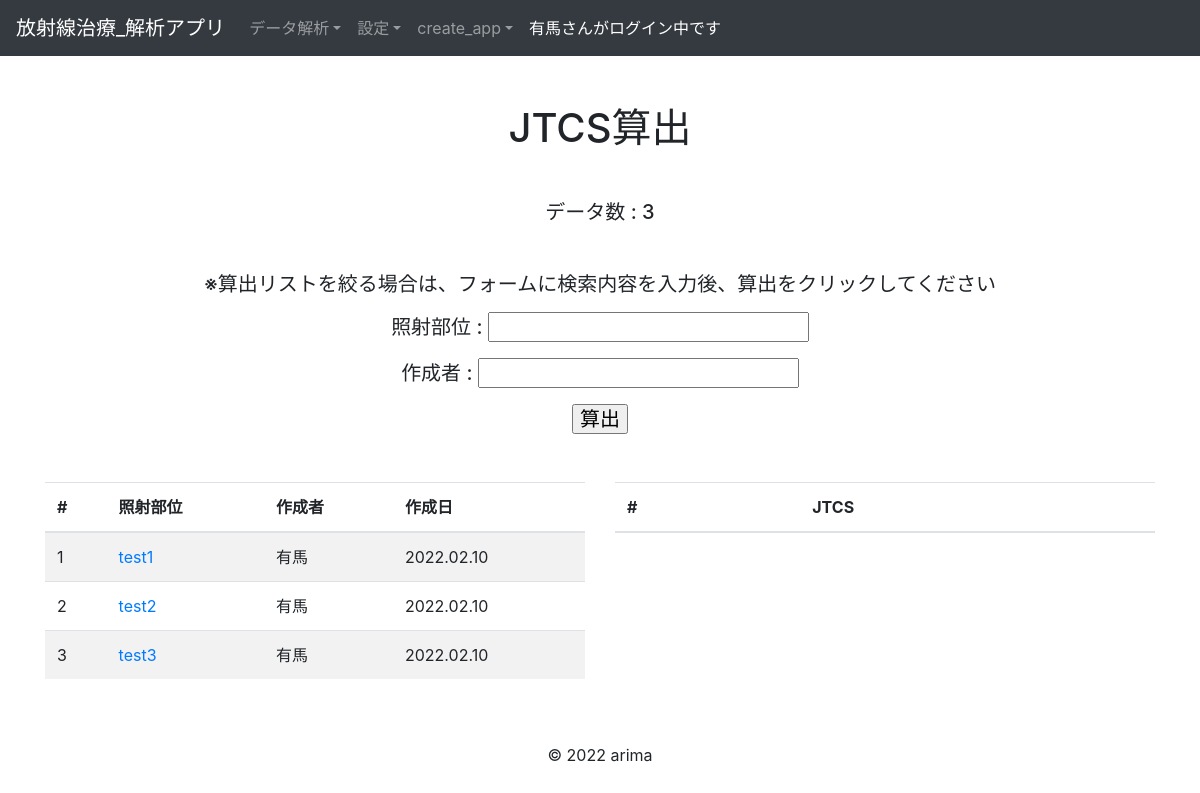
Before: /analytics/jtcs (signed in) with the older database file.
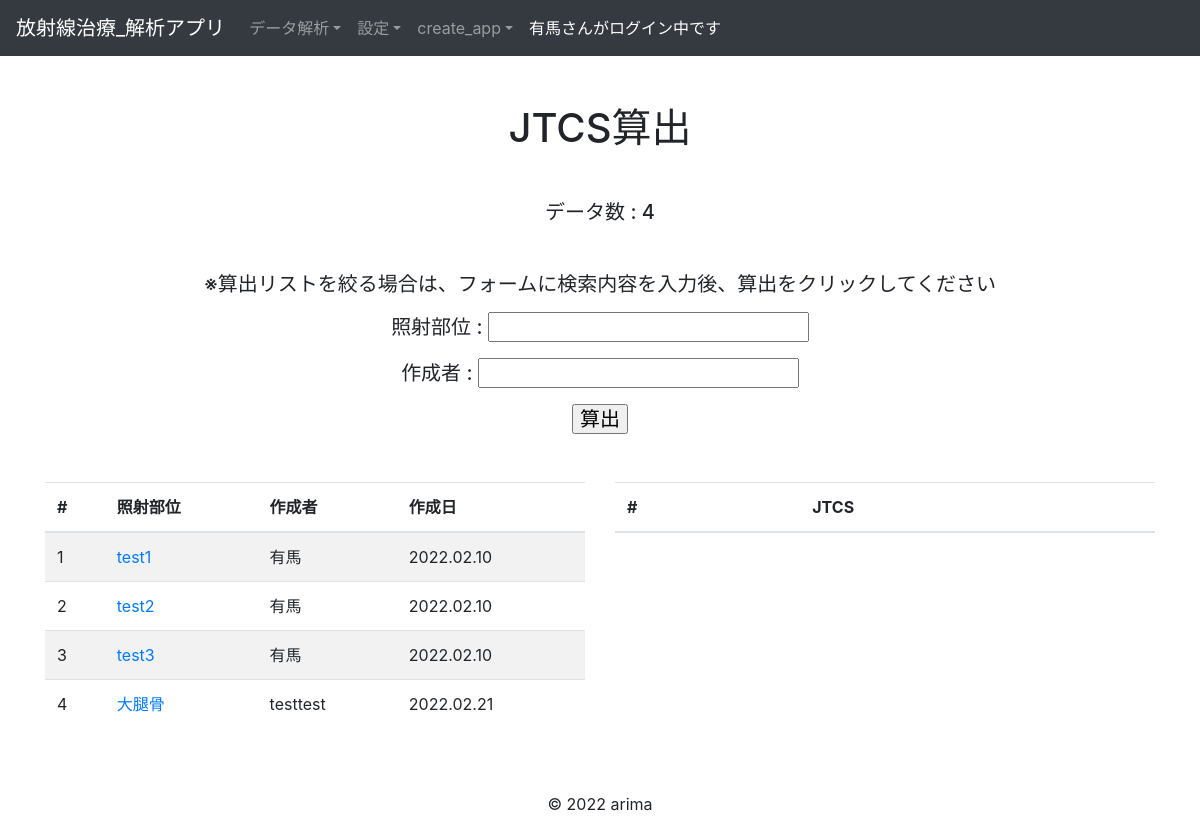
After: the same page with the newer database file.
### analytics/models.py (models this page shows, shortened)
class BaseModel(models.Model):
    create_at = models.DateTimeField()
    update_at = models.DateTimeField()
    class Meta:
        abstract = True #Tableとして作成されないようにする

class Rtdatas(BaseModel):
    region = models.CharField(max_length=10)
    user = models.ForeignKey(
        'accounts.Users', on_delete=models.CASCADE
    )
    objects = RtdatasManager()
    class Meta:
        db_table = 'rtdata'
        verbose_name_plural = 'RTデータ'
    def get_absolute_url(self):
        return reverse_lazy('analytics:detail_rtdata', kwargs={'pk': self.pk})

### accounts/models.py (models this page shows, shortened)
class Users(AbstractBaseUser, PermissionsMixin):
    username = models.CharField(max_length=150)
    company = models.CharField(max_length=150)
    email = models.EmailField(max_length=255, unique=True)
    is_active = models.BooleanField(default=True)
    is_staff = models.BooleanField(default=False)
    USERNAME_FIELD = 'email'
    REQUIRED_FIELDS = ['username']
    objects = UserManager()
    def __str__(self):
        return self.username

### analytics/views.py (the view, shortened to what this page needs)
# urls.py: path('jtcs', Jtcs.as_view(), name='jtcs'),
class Jtcs(LoginRequiredMixin, ListView):
    model = Rtdatas
    template_name = 'analytics/jtcs.html'
    def get_queryset(self):
        query = super().get_queryset()
        region = self.request.GET.get('region', None)
        author = self.request.GET.get('author', None)
        if region:
            query = query.filter(
                region=region
            )
        order_by_create_at = self.request.GET.get('order_by_create_at', 0)
        if order_by_create_at == '1':
            query = query.order_by('create_at')
        elif order_by_create_at == '2':
            query = query.order_by('-create_at')
        return query
    def get_context_data(self,**kwargs):
        context = super().get_context_data(**kwargs)
        context['region'] = self.request.GET.get('region', '')
        context['author'] = self.request.GET.get('author', '')
        order_by_create_at = self.request.GET.get('order_by_create_at', 0)
        if order_by_create_at == '1':
            context['ascending'] = True
        elif order_by_create_at == '2':
            context['descending'] = True
        jtcs_data = []
        region = self.request.GET.get('region', None)
        author = self.request.GET.get('author', None)
        if region and author:
            user_id = Users.objects.filter(username=author)
            rtdatas = Rtdatas.objects.filter(region=region, user_id=user_id)
        elif region:
            rtdatas = Rtdatas.objects.filter(region=region)
        elif author:
            user_id = Users.objects.filter(username=author)
            rtdatas = Rtdatas.objects.filter(user_id=user_id)
        else:
            rtdatas = Rtdatas.objects.fetch_all_rtdatas()
        for rtdata in rtdatas:
            rtdata_id = rtdata.id
            plandata = Plandatas.objects.filter(rtdata_id=rtdata_id)
            if plandata.first() is not None:
                        file = Plandatas.objects.get(rtdata_id=rtdata_id)
                        df = pydicom.read_file(file.plandata)
            else:
                jtcs_data.append('算出エラー')
        context['jtcs'] = jtcs_data
        return context

### analytics/models.py (called while the page is built)
    def fetch_all_rtdatas(self):
        return self.order_by('id').all()

### templates/analytics/jtcs.html (shortened to what this page needs)
{% extends "base.html" %}
{% block content %}
<div class="container">
  <h1 class="text-center my-5">JTCS算出</h1>
  <h5 class="text-center my-5">データ数 : {{ object_list.count }}</h5>
  <h5 class="text-center my-5">
    <form method="get" action="{% url 'analytics:jtcs'%}">
      <p>※算出リストを絞る場合は、フォームに検索内容を入力後、算出をクリックしてください</p>
      <p>照射部位 : <input type="text" name="region" value="{{region}}"></p>
      <p>作成者 : <input type="text" name="author" value="{{author}}"></p>
      <p><input type="submit" value="算出"></p>
    </form>
  </h5>
  <div class="row justify-content-center">
    <div class="col-6">
      <table class="table table-striped table-hover">
        <thead>
          <tr>
            <th>#</th>
            <th>照射部位</th>
            <th>作成者</th>
            <th>作成日</th>
          </tr>
        </thead>
        <tbody>
          {% for object in object_list %}
            <tr>
              <td>{{ forloop.counter }}</td>
              <td><a href="{{ object.get_absolute_url }}">{{ object.region }}</a></td>
              <td>{{  object.user }}</td>
              <td>{{  object.create_at|date:"Y.m.j"}}</td>
            </tr>
          {% endfor %}
        </tbody>
      </table>
    </div>
    <div class="col-6">
      <table class="table table-striped table-hover">
        <thead>
          <tr>
            <th>#</th>
            <th>JTCS</th>
          </tr>
        </thead>
      </table>
    </div>
  </div>
</div>
{% endblock %}

Changed rows visible on the page:
added Rtdatas: region "大腿骨", user "testtest", create_at "2022.02.21"
Other visible differences:
{{ object_list.count }}: "3" → "4"
